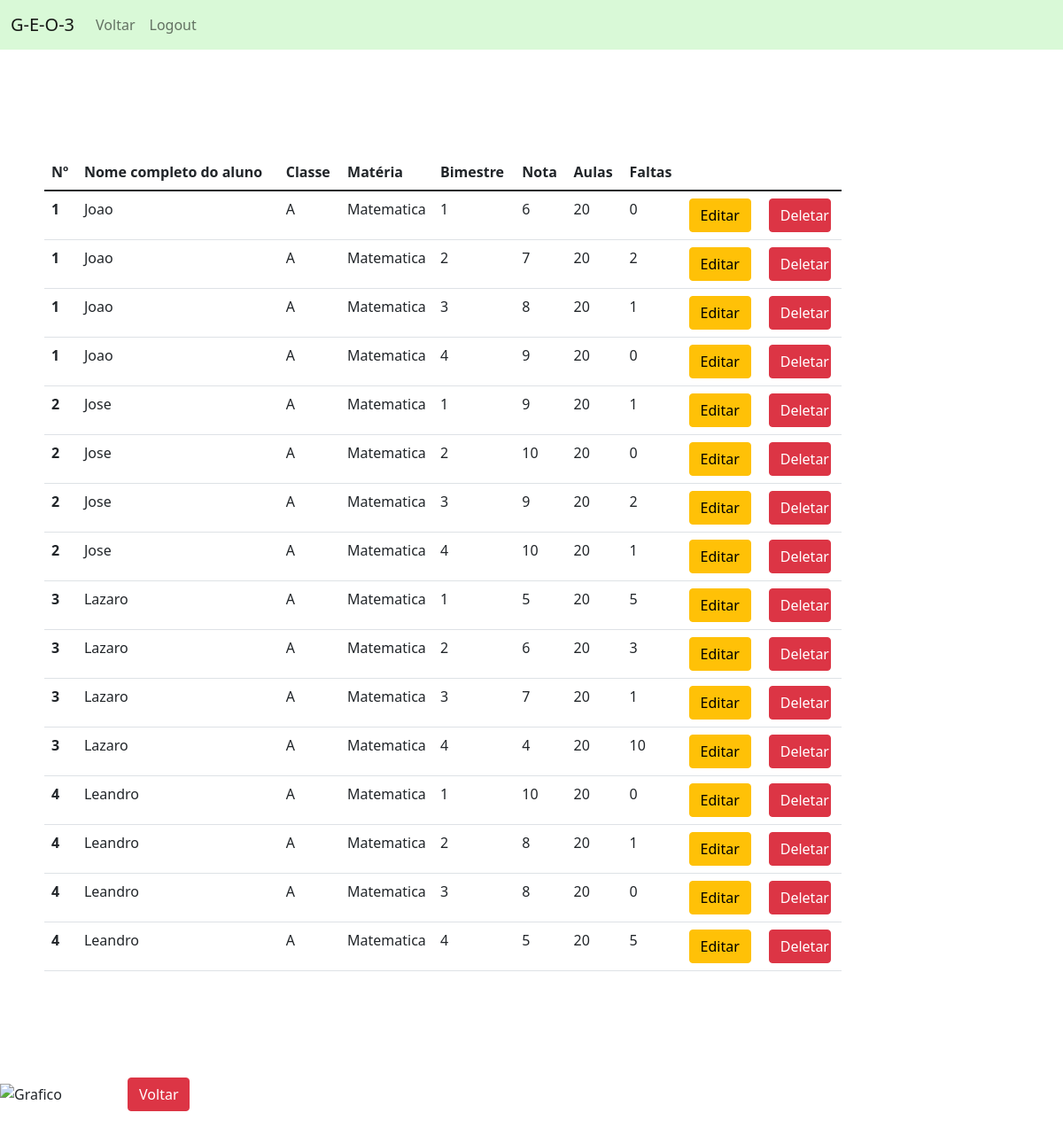
/grafico/1, run on the app's committed database.
### app/models/tables.py (models this page shows, shortened)
class Alunos(db.Model):
    __tablename__ = "alunos"
    id = db.Column(db.Integer, primary_key = True)
    numero = db.Column(db.Integer)
    nome = db.Column(db.String)
    classe = db.Column(db.String)
    professor_id = db.Column(db.Integer, db.ForeignKey('professores.id'))
    professor = db.relationship('User', foreign_keys=professor_id)
    materia = db.Column(db.String)
    nota = db.Column(db.String)
    qtd_aulas = db.Column(db.String)
    qtd_faltas = db.Column(db.String)
    bimestre = db.Column(db.Integer)

### app/controllers/default.py (the view)
@app.route('/grafico/<int:professor_id>', methods=["GET", "POST"])
def grafico(professor_id):
    error = None
    nomes=[]
    notas=[]
    url_grafico = "https://quickchart.io/chart?c={type:'line',data:{labels:['1 Bim','2 Bim','3 Bim','4 Bim'],datasets:[{fill:false,label:'"
    alunos = Alunos.query.filter_by(professor_id=professor_id).order_by(asc(Alunos.nome))
    for aluno in alunos:
        nomes.append(aluno.nome)
        notas.append(aluno.nota)
    if len(nomes) == 0:
        error = "Não há alunos cadastrados para esse professor"
    else:
        url_grafico = url_grafico + nomes[0] + "',data:[" + notas[0] + ","
        i=1
        while i<(len(nomes)):
            if(nomes[i]==nomes[i-1]):
                url_grafico = url_grafico + notas[i] + ","
                i=i+1
            else:
                url_grafico = url_grafico.rstrip(url_grafico[-1])
                url_grafico = url_grafico + "],},{fill:false,label:'" + nomes[i] + "',data:[" + notas[i] + ","
                i=i+1
        url_grafico = url_grafico.rstrip(url_grafico[-1])
        url_grafico = url_grafico + "],},],},}"
    return render_template('grafico.html', alunos = alunos, url_grafico=url_grafico, error=error)

### app/templates/grafico.html (shortened to what this page needs)
<!doctype html>
<html>
<head>
  <link href="https://cdn.jsdelivr.net/npm/bootstrap@5.1.2/dist/css/bootstrap.min.css" rel="stylesheet">
</head>
<nav class="navbar navbar-expand-lg navbar-light"  style="background-color: #D9F9D7;">
  <div class="container-fluid">
    <a class="navbar-brand">G-E-O-3</a>
    <div class="collapse navbar-collapse" id="navbarSupportedContent">
      <ul class="navbar-nav me-auto mb-2 mb-lg-0">
        <li class="nav-item">
          <a class="nav-link" href="{{url_for('coordenacao')}}">Voltar</a>
        </li>
        <li class="nav-item">
          <a class="nav-link" href="{{url_for('logout')}}">Logout</a>
        </li>
      </ul>
    </div>
  </div>
</nav>
<body>
  <form style="padding: 10px;">
    <h3 style="padding: 20px;">
    </form>
    <div class="table-responsive">
    <table style="margin: 50px;max-width: 900px;" class="table">
        <thead>
          <tr>
            <th scope="col" style="max-width: 70px;">Nº</th>
            <th scope="col" style="max-width: 300px;">Nome completo do aluno</th>
            <th scope="col" style="max-width: 70px;">Classe</th>
            <th scope="col" style="max-width: 100px;">Matéria</th>
            <th scope="col" style="max-width: 100px;">Bimestre</th>
            <th scope="col" style="max-width: 70px;">Nota</th>
            <th scope="col" style="max-width: 70px;">Aulas</th>
            <th scope="col" style="max-width: 70px;">Faltas</th>
            <th scope="col" style="max-width: 70px;"></th>
            <th scope="col" style="max-width: 70px;"></th>
          </tr>
        </thead>
        <tbody>
          {% for aluno in alunos %}
            <tr>
              <th scope="row" style="max-width: 70px;">{{ aluno.numero }}</th>
              <td style="max-width: 300px;">{{ aluno.nome }}</td>
              <td style="max-width: 70px;">{{ aluno.classe }}</td>
              <td style="max-width: 100px;">{{ aluno.materia }}</td>
              <td style="max-width: 100px;">{{ aluno.bimestre }}</td>
              <td style="max-width: 70px;">{{ aluno.nota }}</td>
              <td style="max-width: 70px;">{{ aluno.qtd_aulas }}</td>
              <td style="max-width: 70px;">{{ aluno.qtd_faltas }}</td>
              <td><a class="btn btn-warning" href="{{url_for('update', aluno_id = aluno['id'])}}" role="button" style="max-width: 70px;">Editar</a></td>
              <td><a class="btn btn-danger" href="{{url_for('delete', aluno_id = aluno['id'])}}" role="button" style="max-width: 70px;">Deletar</a></td>
            </tr>
          {% endfor %}
        </tbody>
      </table>
    </div>
     <img id="image" src="{{url_grafico}}" alt="Grafico" class="img-fluid"/>
      <a class="btn btn-danger" href="{{url_for('coordenacao')}}" role="button" style="margin: 70px; max-width: 70px;">Voltar</a>
</body>
<link rel="stylesheet" type="text/css" href="{{url_for('static', filename='js/bootstrap.min.js')}}" media="screen">
</html>

### data on the page
Alunos: numero "1", nome "Joao", classe "A", materia "Matematica", bimestre "1", nota "6", qtd_aulas "20", qtd_faltas "0"
Alunos: numero "1", nome "Joao", classe "A", materia "Matematica", bimestre "2", nota "7", qtd_aulas "20", qtd_faltas "2"
Alunos: numero "1", nome "Joao", classe "A", materia "Matematica", bimestre "3", nota "8", qtd_aulas "20", qtd_faltas "1"
Alunos: numero "1", nome "Joao", classe "A", materia "Matematica", bimestre "4", nota "9", qtd_aulas "20", qtd_faltas "0"
Alunos: numero "2", nome "Jose", classe "A", materia "Matematica", bimestre "1", nota "9", qtd_aulas "20", qtd_faltas "1"
Alunos: numero "2", nome "Jose", classe "A", materia "Matematica", bimestre "2", nota "10", qtd_aulas "20", qtd_faltas "0"
Alunos: numero "2", nome "Jose", classe "A", materia "Matematica", bimestre "3", nota "9", qtd_aulas "20", qtd_faltas "2"
Alunos: numero "2", nome "Jose", classe "A", materia "Matematica", bimestre "4", nota "10", qtd_aulas "20", qtd_faltas "1"
Alunos: numero "3", nome "Lazaro", classe "A", materia "Matematica", bimestre "1", nota "5", qtd_aulas "20", qtd_faltas "5"
Alunos: numero "3", nome "Lazaro", classe "A", materia "Matematica", bimestre "2", nota "6", qtd_aulas "20", qtd_faltas "3"
Alunos: numero "3", nome "Lazaro", classe "A", materia "Matematica", bimestre "3", nota "7", qtd_aulas "20", qtd_faltas "1"
Alunos: numero "3", nome "Lazaro", classe "A", materia "Matematica", bimestre "4", nota "4", qtd_aulas "20", qtd_faltas "10"
Alunos: numero "4", nome "Leandro", classe "A", materia "Matematica", bimestre "1", nota "10", qtd_aulas "20", qtd_faltas "0"
Alunos: numero "4", nome "Leandro", classe "A", materia "Matematica", bimestre "2", nota "8", qtd_aulas "20", qtd_faltas "1"
Alunos: numero "4", nome "Leandro", classe "A", materia "Matematica", bimestre "3", nota "8", qtd_aulas "20", qtd_faltas "0"
Alunos: numero "4", nome "Leandro", classe "A", materia "Matematica", bimestre "4", nota "5", qtd_aulas "20", qtd_faltas "5"
